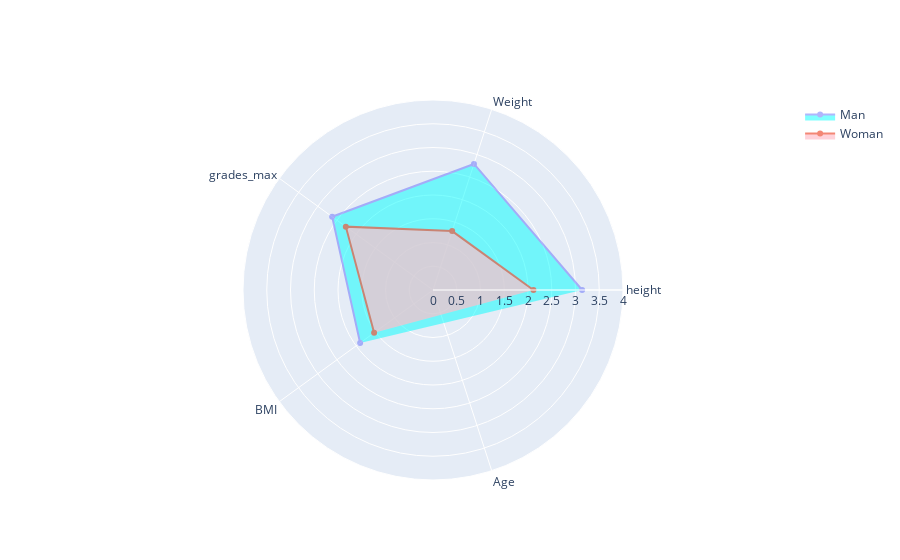

Notebook source saved alongside this figure:
### Code cell
categories = ['height','Weight',
              'grades_max',"BMI","Age"]

fig = go.Figure()

fig.add_trace(go.Scatterpolar(
      r=[climber_man["height"].mean(),climber_man["weight"].mean(),climber_man["grades_max"].mean(),climber_man["imc"].mean(),climber_man['age']],
      theta=categories,
      fillcolor='cyan',
      opacity = 0.5,
      fill='toself',
      name='Man'
))
fig.add_trace(go.Scatterpolar(
      r=[climber_woman["height"].mean(),climber_woman["weight"].mean(),climber_woman["grades_max"].mean(),climber_woman["imc"].mean(),climber_woman['age']],
      theta=categories,
      fillcolor='pink',
      opacity = 0.7,
      fill='toself',
      name='Woman'
))


fig.update_layout(
  polar=dict(
    radialaxis=dict(
      visible=True,    
      range=[0, 4]
    )),
  showlegend=True
)

fig.show()

### Figure 1 — Plotly figure (JSON) as saved in the notebook; plotly's stock layout.template omitted (floating-point values rounded to 4 significant figures; data arrays with more than 128 entries replaced by an {"elided": "..."} marker saying what was removed)
{"data": [{"fill": "toself", "fillcolor": "cyan", "name": "Man", "opacity": 0.5, "r": [3.14, 2.791, 2.624, 1.896, {"elided": "9560 float values"}], "theta": ["height", "Weight", "grades_max", "BMI", "Age"], "type": "scatterpolar"}, {"fill": "toself", "fillcolor": "pink", "name": "Woman", "opacity": 0.7, "r": [2.114, 1.304, 2.268, 1.533, {"elided": "1367 float values"}], "theta": ["height", "Weight", "grades_max", "BMI", "Age"], "type": "scatterpolar"}], "layout": {"polar": {"radialaxis": {"range": [0, 4], "visible": true}}, "showlegend": true}}
